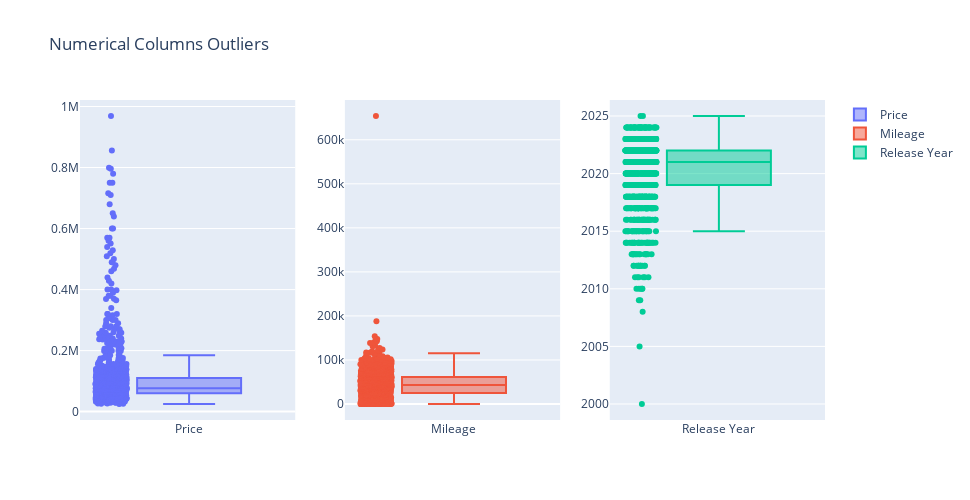

Write notebook code for a chart like this one.
### Markdown cell above
### Limpeza de Dados

### Code cell
fig = make_subplots(rows=1, cols=3)

fig.append_trace(go.Box(y=df_cars['car_price'], name='Price', quartilemethod="linear"), row=1, col=1)
fig.append_trace(go.Box(y=df_cars['car_km'], name='Mileage', quartilemethod="linear"), row=1, col=2)
fig.append_trace(go.Box(y=df_cars['car_year'], name='Release Year', quartilemethod="linear"), row=1, col=3)

fig.update_traces(boxpoints='all', jitter=0.3)
fig.update_layout(height=500, width=970, title_text="Numerical Columns Outliers")

### Figure 1 — Plotly figure (JSON) as saved in the notebook; plotly's stock layout.template omitted (floating-point values rounded to 4 significant figures; data arrays with more than 128 entries replaced by an {"elided": "..."} marker saying what was removed)
{"data": [{"boxpoints": "all", "jitter": 0.3, "name": "Price", "quartilemethod": "linear", "type": "box", "xaxis": "x", "y": {"elided": "1103 int values"}, "yaxis": "y"}, {"boxpoints": "all", "jitter": 0.3, "name": "Mileage", "quartilemethod": "linear", "type": "box", "xaxis": "x2", "y": {"elided": "1103 int values"}, "yaxis": "y2"}, {"boxpoints": "all", "jitter": 0.3, "name": "Release Year", "quartilemethod": "linear", "type": "box", "xaxis": "x3", "y": {"elided": "1103 int values"}, "yaxis": "y3"}], "layout": {"height": 500, "title": {"text": "Numerical Columns Outliers"}, "width": 970, "xaxis": {"anchor": "y", "domain": [0, 0.2889]}, "xaxis2": {"anchor": "y2", "domain": [0.3556, 0.6444]}, "xaxis3": {"anchor": "y3", "domain": [0.7111, 1]}, "yaxis": {"anchor": "x", "domain": [0, 1]}, "yaxis2": {"anchor": "x2", "domain": [0, 1]}, "yaxis3": {"anchor": "x3", "domain": [0, 1]}}}
